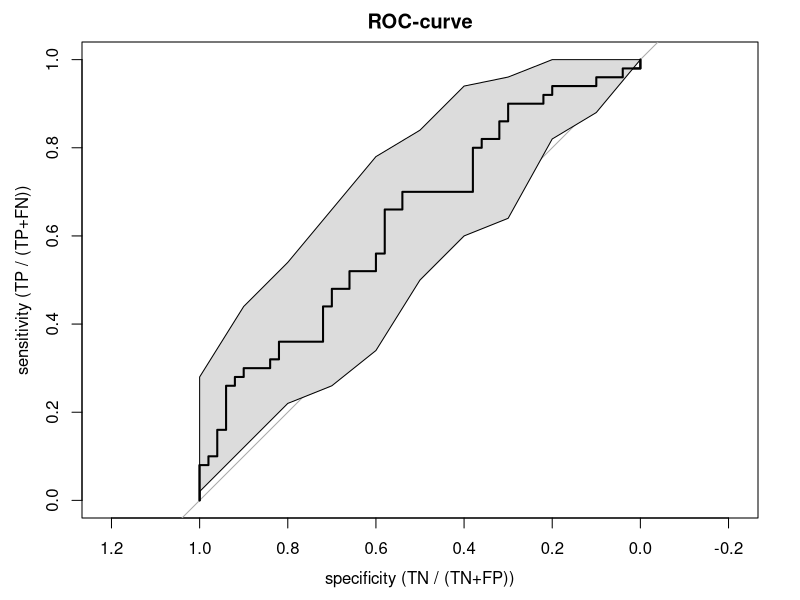

The R script that drew this image:
## ---- chunk 1
wants <- c("coin", "mvtnorm", "polycor", "pROC", "rms")
has   <- wants %in% rownames(installed.packages())
if(any(!has)) install.packages(wants[!has])
## ---- chunk 2
set.seed(123)
library(mvtnorm)
N     <- 100
Sigma <- matrix(c(4,2,-3, 2,16,-1, -3,-1,9), byrow=TRUE, ncol=3)
mu    <- c(-3, 2, 4)
Xdf   <- data.frame(rmvnorm(n=N, mean=mu, sigma=Sigma))
## ---- chunk 3
lOrd   <- lapply(Xdf, function(x) {
                 cut(x, breaks=quantile(x), include.lowest=TRUE,
                     ordered=TRUE, labels=LETTERS[1:4]) })
dfOrd  <- data.frame(lOrd)
matOrd <- data.matrix(dfOrd)
## ---- chunk 4
cTab <- xtabs(~ X1 + X3, data=dfOrd)
addmargins(cTab)
library(coin)
lbl_test(cTab, distribution=approximate(B=9999))
## ---- chunk 5
library(polycor)
polychor(dfOrd$X1, dfOrd$X2, ML=TRUE)
## ---- chunk 6
polychor(cTab, ML=TRUE)
## ---- chunk 7
library(polycor)
polyserial(Xdf$X2, dfOrd$X3)
## ---- chunk 8
library(polycor)
Xdf2   <- rmvnorm(n=N, mean=mu, sigma=Sigma)
dfBoth <- cbind(Xdf2, dfOrd)
hetcor(dfBoth, ML=TRUE)
## ---- chunk 9
N   <- 100
x   <- rnorm(N)
y   <- x + rnorm(N, 0, 2)
yDi <- ifelse(y <= median(y), 0, 1)
## ---- chunk 10
library(rms)
lrm(yDi ~ x)$stats
## ---- chunk 11
library(pROC)
(rocRes <- roc(yDi ~ x, plot=TRUE, ci=TRUE, main="ROC-curve",
               xlab="specificity (TN / (TN+FP))", ylab="sensitivity (TP / (TP+FN))"))
rocCI <- ci.se(rocRes)
plot(rocCI, type="shape")
## ---- chunk 12
try(detach(package:rms))
try(detach(package:Hmisc))
try(detach(package:grid))
try(detach(package:lattice))
try(detach(package:Formula))
try(detach(package:SparseM))
try(detach(package:pROC))
try(detach(package:polycor))
try(detach(package:sfsmisc))
try(detach(package:coin))
try(detach(package:survival))
try(detach(package:mvtnorm))
try(detach(package:splines))
